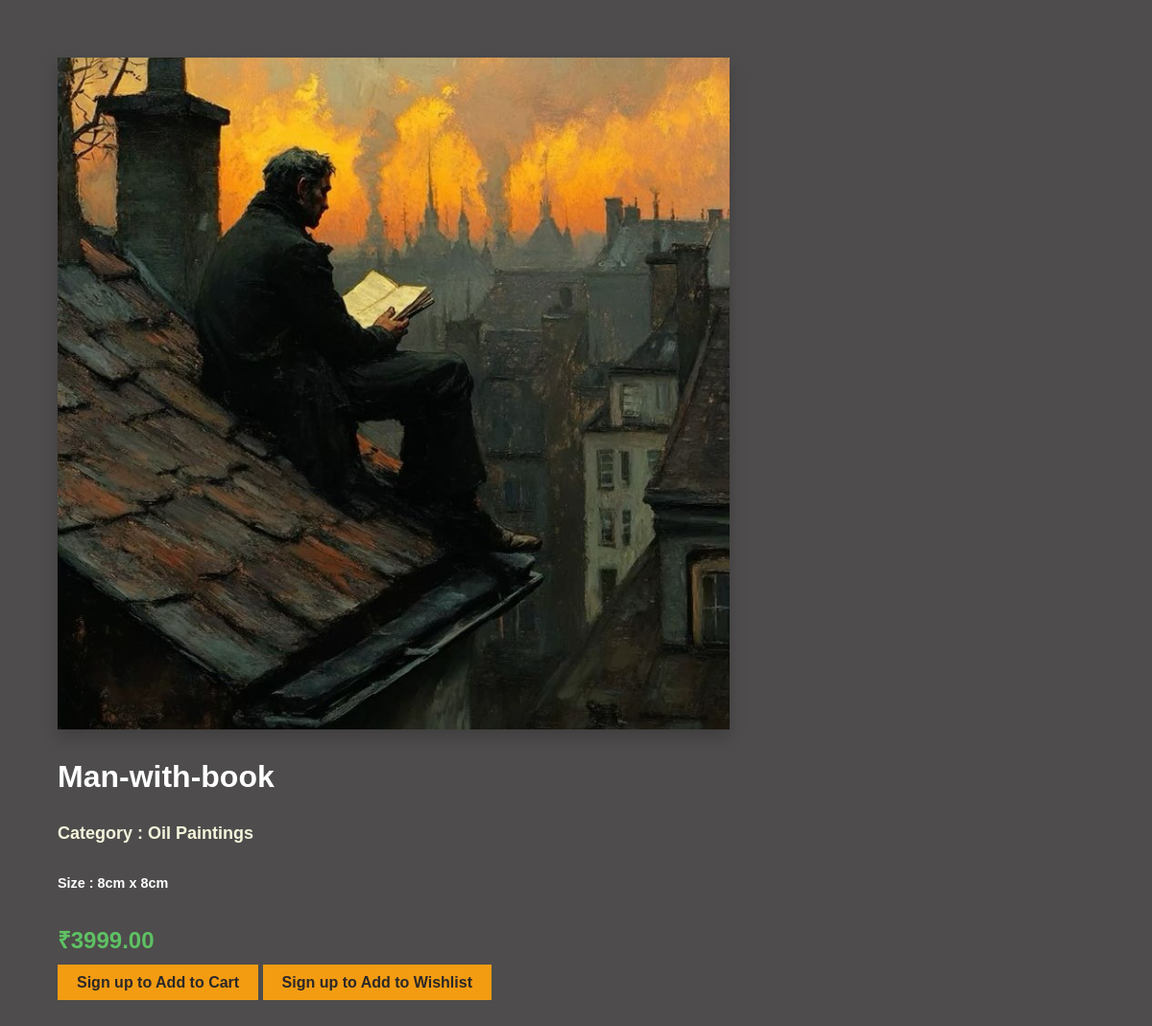
The app's page /artwork/16/ with its own data.
### paintings/models.py (models this page shows, shortened)
class Artwork(models.Model):
    CATEGORY_CHOICES = [
        ('Sketches', 'Sketches'),
        ('Portraits', 'Portraits'),
        ('Oil Paintings', 'Oil Paintings'),
        ('Digital Art', 'Digital Art'),
    ]
    title = models.CharField(max_length=200)
    image = models.ImageField(upload_to='artworks/')
    category = models.CharField(max_length=50, choices=CATEGORY_CHOICES)
    price = models.DecimalField(max_digits=10, decimal_places=2)
    height = models.PositiveIntegerField(help_text="Height in cm")
    width = models.PositiveIntegerField(help_text="Width in cm")
    description = models.TextField(blank=True, null=True)

### paintings/views.py (the view)
# urls.py: path('artwork/<int:artwork_id>/', views.artwork_detail, name='artwork_detail'),
def artwork_detail(request, artwork_id):
    artwork = get_object_or_404(Artwork, id=artwork_id)
    return render(request, 'artwork_detail.html', {'artwork': artwork})

### paintings/templates/artwork_detail.html (shortened to what this page needs)
{% load static %}
<!DOCTYPE html>
<html>
<head>
    <link href="{% static 'css/artwork_detail.css' %}" rel="stylesheet">
    <link rel="stylesheet" href="https://cdn.jsdelivr.net/npm/swiper@11/swiper-bundle.min.css" />
</head>
<body>
<div class="container my-5">
    <div class="row g-5">
        <div class="col-md-6">
            <img src="{{ artwork.image.url }}" class="img-fluid rounded shadow-sm">
        </div>
        <div class="col-md-6">
            <h2 class="mb-3"> {{ artwork.title }}</h2>
            <h5 class="text-muted " >Category : {{ artwork.category }}</h5>
            <h6 class="text-muted" style="font-size: 0.9rem; color: #fff;">Size : {{ artwork.height }}cm x {{ artwork.width }}cm</h6>
            <h4 class="text-success fw-bold mb-3"> ₹{{ artwork.price }}</h4>
        {% if request.session.user_id %}
            <a href="{% url 'add_to_cart' artwork.id %}" class="btn ">Add to Cart</a>
        {% else %}
            <a href="{% url 'signup' %}" class="btn ">Sign up to Add to Cart</a>
        {% endif %}
        {% if request.session.user_id %}
        <a href="#" class="btn btn-outline-danger mb-2">Add to Wishlist</a>
    {% else %}
        <a href="{% url 'signup' %}" class="btn btn-outline-danger mb-2">Sign up to Add to Wishlist</a>
    {% endif %}
        </div>
    </div>
</div>
</body>
</html>

### paintings/static/css/artwork_detail.css (style rules this page uses)
body { font-family: Arial, sans-serif; margin: 0; padding: 0; background: linear-gradient(to right, #4e4c4c, #4e4c4c); }
.container.my-5 { padding: 20px; max-width: 700px; margin: 40px ; border-radius: 10px; }
.img-fluid.rounded.shadow-sm { width: 100%; height: auto; box-shadow: 0 8px 16px rgba(0,0,0,0.2); object-fit: cover; }
.col-md-6 h2 { font-size: 32px; margin-bottom: 10px; color: #fff; }
.col-md-6 h5.text-muted { font-size: 18px; color: beige; margin-bottom: 10px; }
.text-success.fw-bold.mb-3 { font-size: 24px; font-weight: bold; color: #5ec163; margin-bottom: 15px !important; }
.btn { text-decoration: none; color: #2b2828; font-weight: bold; cursor: pointer; background-color:#f39c12; padding: 10px 20px; font-size: 16px; transition: background-color 0.3s ease; }

### records on screen
Artwork: image (picture), title "Man-with-book", category "Oil Paintings", height "8", width "8", price "3999.00"
